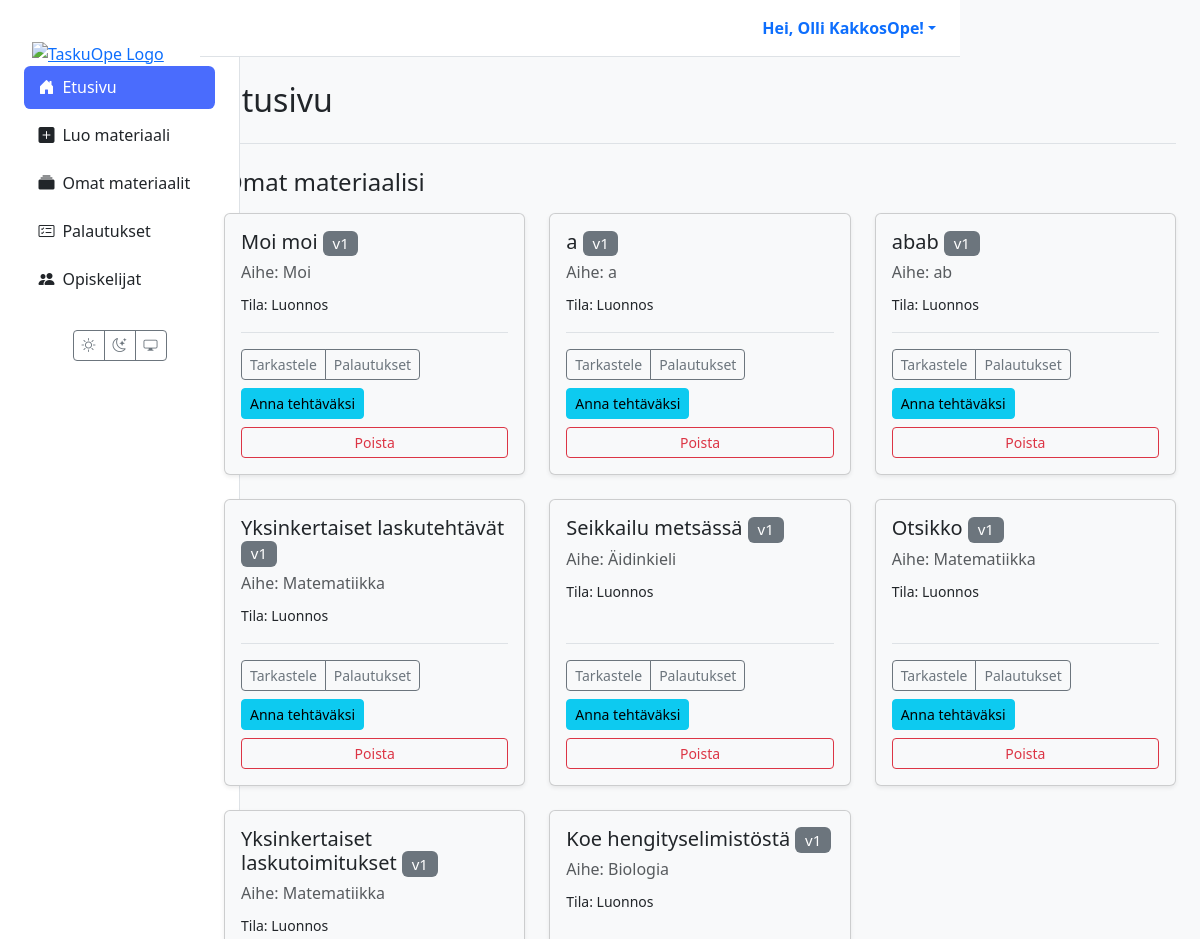
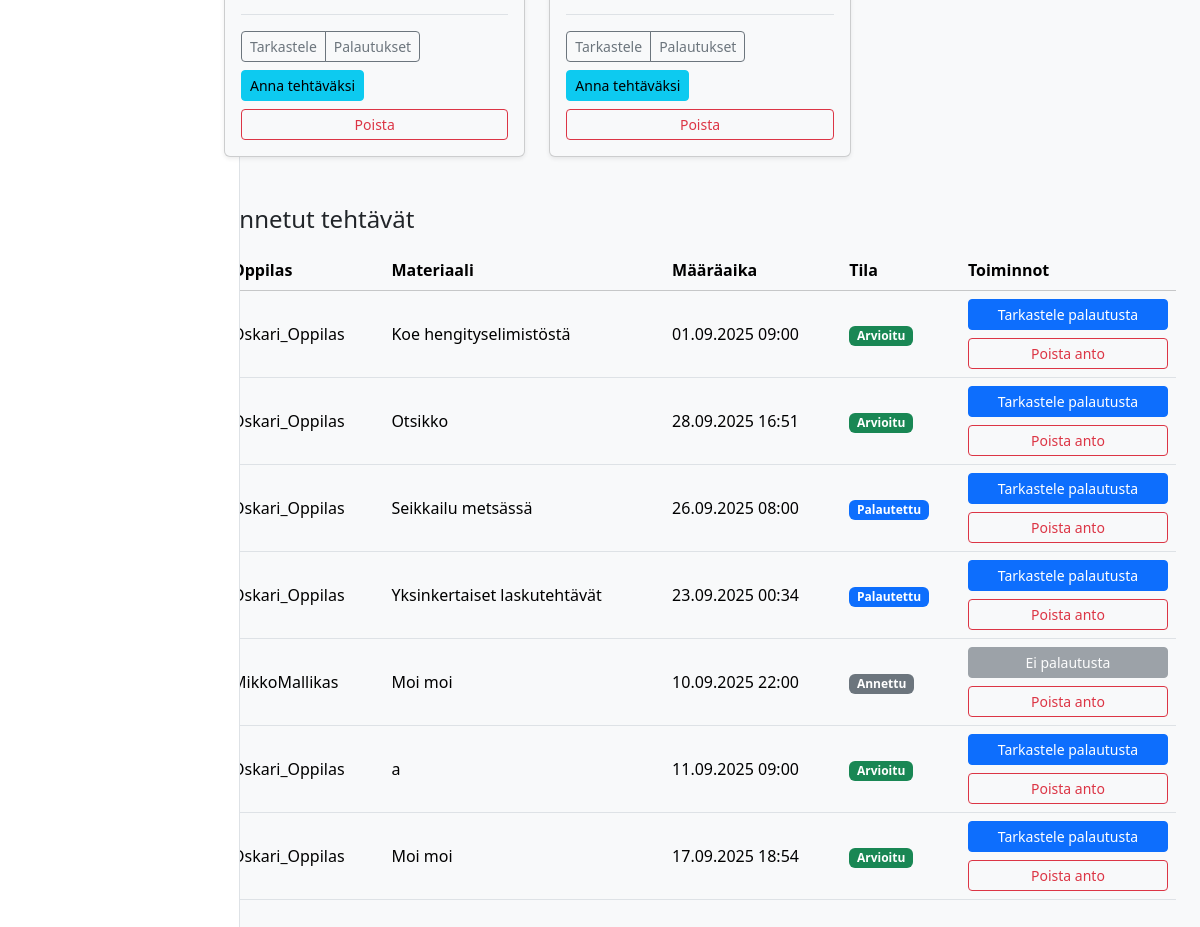
/ (signed in), run on the app's committed database (2 pictures, top to bottom).
### users/models.py (models this page shows)
class CustomUser(AbstractUser):
    class Role(models.TextChoices):
        TEACHER = 'TEACHER', 'Teacher'
        STUDENT = 'STUDENT', 'Student'
    role = models.CharField(max_length=50, choices=Role.choices, default=Role.STUDENT)
    grade_class = models.PositiveSmallIntegerField(
        verbose_name="Luokka-aste",
        null=True,  # Salli tyhjä arvo (esim. opettajat)
        blank=True, # Ei pakollinen lomakkeissa
        choices=[(i, f"{i}. luokka") for i in range(1, 10)] # Valinnat 1-9
    )

### materials/models.py (models this page shows, shortened)
class Material(models.Model):
    class MaterialType(models.TextChoices):
        TASK = 'tehtävä', _('Tehtävä')
        LEARNING_MATERIAL = 'oppimateriaali', _('Oppimateriaali')
        TEST = 'testi', _('Testi')
        EXAM = 'koe', _('Koe')
        VIDEO = 'video', _('Video')
        GAME = 'peli', _('Peli')
    class Status(models.TextChoices):
        DRAFT = 'DRAFT', _('Luonnos')
        PENDING_APPROVAL = 'PENDING', _('Odottaa hyväksyntää')
        APPROVED = 'APPROVED', _('Hyväksytty')
        REJECTED = 'REJECTED', _('Hylätty')
    GRADE_CHOICES = [(str(i), f"{i}. luokka") for i in range(1, 10)]
    id = models.UUIDField(primary_key=True, default=uuid.uuid4, editable=False)
    title = models.CharField(max_length=255, verbose_name=_("Otsikko"))
    content = models.TextField(
        verbose_name=_("Sisältö"),
        help_text=_("Raakasisältö, esim. AI:n tuottama teksti.")
    )
    structured_content = models.JSONField(
        null=True,
        blank=True,
        verbose_name=_("Jäsennelty sisältö"),
        help_text=_("Esim. monivalinnat tai tehtävän rakenne JSON-muodossa.")
    )
    material_type = models.CharField(
        max_length=50,
        choices=MaterialType.choices,
        default=MaterialType.TASK,
        verbose_name=_("Materiaalin tyyppi"),
    )
    subject = models.CharField(max_length=100, null=True, blank=True, verbose_name=_("Aine"))
    grade_level = models.CharField(
        max_length=20,
        choices=GRADE_CHOICES,
        null=True,
        blank=True,
        verbose_name=_("Luokka-aste"),
    )
    audience = models.JSONField(
        null=True,
        blank=True,
        verbose_name=_("Kohderyhmä"),
        help_text=_("Esim. {'learning_styles': ['visuaalinen'], 'languages': ['fi']}")
    )
    author = models.ForeignKey(
        settings.AUTH_USER_MODEL,
        related_name='authored_materials',
        on_delete=models.CASCADE,
        limit_choices_to={'role': 'TEACHER'},
        verbose_name=_("Tekijä (opettaja)"),
    )
    prompt = models.ForeignKey(
        Prompt,
        on_delete=models.SET_NULL,
        null=True,
        blank=True,
        verbose_name=_("Kehoite"),
    )
    status = models.CharField(
        max_length=50,
        choices=Status.choices,
        default=Status.DRAFT,
        verbose_name=_("Tila"),
    )
    version = models.IntegerField(default=1, verbose_name=_("Versio"))
    parent = models.ForeignKey(
        'self',
        on_delete=models.SET_NULL,
        null=True,
        blank=True,
        related_name='versions',
        verbose_name=_("Edellinen versio"),
    )
    created_at = models.DateTimeField(auto_now_add=True, verbose_name=_("Luotu"))
    updated_at = models.DateTimeField(auto_now=True, verbose_name=_("Päivitetty"))
    class Meta:
        verbose_name = _("Materiaali")
        verbose_name_plural = _("Materiaalit")

class Assignment(models.Model):
    class Status(models.TextChoices):
        ASSIGNED = "ASSIGNED", _("Annettu")
        IN_PROGRESS = "IN_PROGRESS", _("Kesken")
        SUBMITTED = "SUBMITTED", _("Palautettu")
        GRADED = "GRADED", _("Arvioitu")
    id = models.UUIDField(primary_key=True, default=uuid.uuid4, editable=False)
    material = models.ForeignKey(Material, on_delete=models.CASCADE, verbose_name=_("Materiaali"))
    student = models.ForeignKey(
        settings.AUTH_USER_MODEL,
        related_name='assignments',
        on_delete=models.CASCADE,
        limit_choices_to={'role': 'STUDENT'},
        verbose_name=_("Oppilas"),
    )
    assigned_by = models.ForeignKey(
        settings.AUTH_USER_MODEL,
        related_name='assigned_tasks',
        on_delete=models.CASCADE,
        limit_choices_to={'role': 'TEACHER'},
        verbose_name=_("Antanut opettaja"),
    )
    due_at = models.DateTimeField(null=True, blank=True, verbose_name=_("Määräaika"))
    status = models.CharField(max_length=20, choices=Status.choices, default=Status.ASSIGNED, verbose_name=_("Tila"))
    draft_response = models.TextField(blank=True, null=True, verbose_name=_("Luonnosvastaus"))
    created_at = models.DateTimeField(auto_now_add=True, verbose_name=_("Luotu"))
    class Meta:
        constraints = [
            models.UniqueConstraint(fields=['material', 'student'], name='unique_assignment_per_student'),
        ]
        indexes = [
            models.Index(fields=['status']),
            models.Index(fields=['due_at']),
            models.Index(fields=['student']),
            models.Index(fields=['assigned_by']),
        ]
        verbose_name = _("Tehtävänanto")
        verbose_name_plural = _("Tehtävänannot")

### materials/views.py (the view, shortened to what this page needs)
# urls.py: path("", views.dashboard_view, name='dashboard'),
@login_required(login_url='kirjaudu')
def dashboard_view(request):
    user = request.user
    if user.role == 'TEACHER':
        materials = Material.objects.filter(author=user)
        assignments = (
            Assignment.objects
            .filter(assigned_by=user)
            .select_related('material', 'student')
            .order_by('-created_at')
        )
        context = {'materials': materials, 'assignments': assignments}
        return render(request, 'dashboard/teacher.html', context)
    return redirect('kirjaudu')

### templates/dashboard/teacher.html (shortened to what this page needs)
{% extends 'partials/base.html' %}
{% load static %}
{% block extra_css %}
<link rel="stylesheet" href="{% static 'css/tasks.css' %}">
{% endblock %}
{% block content %}
<div class="container-fluid">
  <div class="mb-4 border-bottom pb-3">
    <h1 class="h2">Etusivu</h1>
  </div>
  <section class="materials-list mb-5">
    <h2 class="h4 mb-3">Omat materiaalisi</h2>
    <div class="row row-cols-1 row-cols-md-2 row-cols-xl-3 g-4">
      {% for m in materials %}
      <div class="col">
        <div class="card h-100 shadow-sm">
          <div class="card-body d-flex flex-column">
            <h5 class="card-title">
              {{ m.title }} <span class="badge bg-secondary fw-normal">v{{ m.version }}</span>
            </h5>
            <p class="card-subtitle mb-2 text-muted">Aihe: {{ m.subject|default:'Ei määritelty' }}</p>
            <p class="card-text"><small>Tila: {{ m.get_status_display }}</small></p>
            <div class="mt-auto pt-3 border-top">
              <div class="d-flex justify-content-between align-items-center flex-wrap gap-2">
                <div class="btn-group">
                  <a class="btn btn-sm btn-outline-secondary" href="{% url 'material_detail' material_id=m.id %}">Tarkastele</a>
                  <a class="btn btn-sm btn-outline-secondary" href="{% url 'view_submissions' material_id=m.id %}">Palautukset</a>
                </div>
                <a class="btn btn-sm btn-info" href="{% url 'assign_material' material_id=m.id %}">Anna tehtäväksi</a>
              </div>
              <div class="d-grid mt-2">
                <button type="button"
                        class="btn btn-sm btn-outline-danger"
                        data-bs-toggle="modal"
                        data-bs-target="#confirmDeleteModal"
                        data-title="{{ m.title }}"
                        data-action="{% url 'delete_material' material_id=m.id %}">
                  Poista
                </button>
              </div>
            </div>
          </div>
        </div>
      </div>
      {% endfor %}
    </div>
  </section>
  <section class="assignments-list" id="annetut-tehtavat">
    <h2 class="h4 mb-3">Annetut tehtävät</h2>
    <table class="table table-hover align-middle tasks">
      <thead class="table-light">
        <tr>
          <th scope="col">Oppilas</th>
          <th scope="col">Materiaali</th>
          <th scope="col">Määräaika</th>
          <th scope="col">Tila</th>
          <th scope="col">Toiminnot</th>
        </tr>
      </thead>
      <tbody>
        {% for assignment in assignments %}
        <tr>
          <td data-label="Oppilas">{{ assignment.student.get_full_name|default:assignment.student.username }}</td>
          <td data-label="Materiaali">{{ assignment.material.title }}</td>
          <td data-label="Määräaika">{{ assignment.due_at|date:"d.m.Y H:i"|default:"-" }}</td>
          <td data-label="Tila">
            <span class="badge
              {% if assignment.status == 'GRADED' %}bg-success
              {% elif assignment.status == 'SUBMITTED' %}bg-primary
              {% elif assignment.status == 'IN_PROGRESS' %}bg-warning text-dark
              {% else %}bg-secondary{% endif %}">
              {{ assignment.get_status_display }}
            </span>
          </td>
          <td data-label="Toiminnot" class="d-grid gap-2">
            {% with sub=assignment.submissions.last %}
              {% if sub %}
                <a class="btn btn-sm btn-primary" href="{% url 'grade_submission' submission_id=sub.id %}">
                  Tarkastele palautusta
                </a>
              {% else %}
                <button class="btn btn-sm btn-secondary" disabled>Ei palautusta</button>
              {% endif %}
            {% endwith %}
            <button type="button"
                    class="btn btn-sm btn-outline-danger"
                    data-bs-toggle="modal"
                    data-bs-target="#confirmUnassignModal"
                    data-title="{{ assignment.material.title }} – {{ assignment.student.get_full_name|default:assignment.student.username }}"
                    data-action="{% url 'unassign' assignment_id=assignment.id %}">
              Poista anto
            </button>
          </td>
        </tr>
        {% empty %}
        <tr>
          <td colspan="5" class="text-center">
            <div class="alert alert-secondary mb-0">Et ole vielä antanut yhtään tehtävää.</div>
          </td>
        </tr>
        {% endfor %}
      </tbody>
    </table>
  </section>
</div>
{% endblock %}

### templates/partials/base.html (shortened to what this page needs)
{% load static %}
<!DOCTYPE html>
<html lang="fi" data-bs-theme="light">
<head>
  <link href="https://cdn.jsdelivr.net/npm/bootstrap@5.3.2/dist/css/bootstrap.min.css" rel="stylesheet">
  <link rel="stylesheet" href="https://cdn.jsdelivr.net/npm/bootstrap-icons@1.11.3/font/bootstrap-icons.min.css">
  <link rel="stylesheet" href="{% static 'css/style.css' %}">
  {% block extra_css %}{% endblock %}
</head>
<body>
  <div class="container-fluid">
    <div class="row g-0">
      <aside class="col-lg-2 d-none d-lg-flex sidebar position-fixed flex-column h-100">
        <div class="flex-column w-100">
          <a href="{% url 'dashboard' %}" class="px-3 pt-3 d-block">
            <img src="{% static 'images/logo1.png' %}" alt="TaskuOpe Logo" class="img-fluid">
          </a>
          {% with nm=request.resolver_match.url_name %}
          <nav class="nav nav-pills flex-column mb-4 px-2">
            <a href="{% url 'dashboard' %}" class="nav-link {% if nm == 'dashboard' %}active{% endif %}">
              <i class="bi bi-house-door-fill me-2"></i>Etusivu
            </a>
            {% if request.user.is_authenticated and request.user.role == 'STUDENT' %}
              <a href="{% url 'student_assignments' %}" class="nav-link {% if nm == 'student_assignments' %}active{% endif %}">
                <i class="bi bi-list-check me-2"></i>Omat tehtävät
              </a>
              <a href="{% url 'student_grades' %}" class="nav-link {% if nm == 'student_grades' %}active{% endif %}">
                <i class="bi bi-award me-2"></i>Palautukset & arvioinnit
              </a>
            {% elif request.user.is_authenticated and request.user.role == 'TEACHER' %}
              <a href="{% url 'create_material' %}" class="nav-link {% if nm == 'create_material' %}active{% endif %}">
                <i class="bi bi-plus-square-fill me-2"></i>Luo materiaali
              </a>
              <a href="{% url 'material_list' %}" class="nav-link {% if nm == 'material_list' %}active{% endif %}">
                <i class="bi bi-collection-fill me-2"></i>Omat materiaalit
              </a>
              <a href="{% url 'view_all_submissions' %}" class="nav-link {% if nm == 'view_all_submissions' %}active{% endif %}">
                <i class="bi bi-card-checklist me-2"></i>Palautukset
              </a>
                  <a href="{% url 'teacher_student_list' %}" class="nav-link {% if nm == 'teacher_student_list' %}active{% endif %}">
                    <i class="bi bi-people-fill me-2"></i>Opiskelijat
                  </a>
                  {% endif %}
              </nav>
          {% endwith %}
          <div class="mt-auto text-center pb-3">
            <div class="btn-group">
              <button id="theme-light" class="btn btn-outline-secondary btn-sm" aria-label="Vaalea teema"><i class="bi bi-sun"></i></button>
              <button id="theme-dark" class="btn btn-outline-secondary btn-sm" aria-label="Tumma teema"><i class="bi bi-moon-stars"></i></button>
              <button id="theme-system" class="btn btn-outline-secondary btn-sm" aria-label="Järjestelmän teema"><i class="bi bi-display"></i></button>
            </div>
          </div>
        </div>
      </aside>
      <main class="col-lg-10 ms-auto main-content">
        <header class="main-header d-none d-lg-flex justify-content-end align-items-center px-4 py-3">
          <div class="dropdown">
            <a href="#" class="d-flex align-items-center text-decoration-none dropdown-toggle" data-bs-toggle="dropdown">
              <strong>Hei, {{ user.get_full_name|default:user.username }}!</strong>
            </a>
          </div>
        </header>
        <div class="p-4 page-content-wrapper">
          {% block content %}{% endblock %}
        </div>
      </main>
    </div>
  </div>
</body>
</html>

### TaskuOpe/static/css/style.css (style rules this page uses)
[data-bs-theme="light"] { --bg-color: #f8f9fa; --card-bg-color: #ffffff; --text-color: #212529; --border-color: #dee2e6; --bs-body-bg: var(--bg-color); --bs-body-color: var(--text-color); --bs-border-color: var(--border-color); --bs-card-bg: var(--card-bg-color); }
.sidebar { background-color: var(--card-bg-color); border-right: 1px solid var(--border-color); min-height: 100vh; width: 240px; padding: 1.5rem 1rem; display: flex; flex-direction: column; }
.sidebar .nav-link { color: var(--text-color); font-weight: 500; padding: 0.6rem 0.9rem; border-radius: 0.4rem; margin-bottom: 0.3rem; transition: background 0.2s; }
.sidebar .nav-link.active { background-color: #4a6cfd; color: #fff; }
.main-header { background-color: var(--card-bg-color); color: var(--text-color); border-bottom: 1px solid var(--border-color); padding: 0.75rem 1.5rem; }
.card { max-width: 100%; box-sizing: border-box; }
.card { transition: transform .12s ease, box-shadow .12s ease; }
@media (min-width: 992px) { .row > .sidebar { width: 240px; } }
@media (min-width: 992px) { main.main-content { margin-left: 240px; padding-left: 0; } }
:root { --sidebar-w: 240px; }
@media (min-width: 992px) { .container-fluid { padding-left: 0; padding-right: 0; } }
@media (min-width: 992px) { .sidebar { top: 0; left: 0; width: var(--sidebar-w); } }
@media (min-width: 992px) { main.main-content { margin-left: var(--sidebar-w); } }
@media (min-width: 992px) { .main-header { position: sticky; top: 0; z-index: 1030; width: calc(100% - var(--sidebar-w)); } }
.main-content .page-content-wrapper { padding-top: 60px; }
@media (min-width: 992px) { .sidebar { position: fixed; top: 0; left: 0; width: 240px; height: 100vh; } }
@media (min-width: 992px) { .main-content { margin-left: 240px; } }
@media (min-width: 992px) { .main-content .page-content-wrapper { padding-top: 0; } }

### TaskuOpe/static/css/tasks.css (style rules this page uses)
.tasks { width: 100%; }

### data on the page
CustomUser: get_full_name "Olli KakkosOpe"
Material: title "Moi moi", version "1", subject "Moi", status "Luonnos"
Material: title "a", version "1", subject "a", status "Luonnos"
Material: title "abab", version "1", subject "ab", status "Luonnos"
Material: title "Yksinkertaiset laskutehtävät", version "1", subject "Matematiikka", status "Luonnos"
Material: title "Seikkailu metsässä", version "1", subject "Äidinkieli", status "Luonnos"
Material: title "Otsikko", version "1", subject "Matematiikka", status "Luonnos"
Material: title "Yksinkertaiset laskutoimitukset", version "1", subject "Matematiikka", status "Luonnos"
Material: title "Koe hengityselimistöstä", version "1", subject "Biologia", status "Luonnos"
Assignment: student.get_full_name "Oskari_Oppilas", material "Koe hengityselimistöstä", due_at "01.09.2025 09:00", status "Arvioitu", shows "Tarkastele palautusta"
Assignment: student.get_full_name "Oskari_Oppilas", material "Otsikko", due_at "28.09.2025 16:51", status "Arvioitu", shows "Tarkastele palautusta"
Assignment: student.get_full_name "Oskari_Oppilas", material "Seikkailu metsässä", due_at "26.09.2025 08:00", status "Palautettu", shows "Tarkastele palautusta"
Assignment: student.get_full_name "Oskari_Oppilas", material "Yksinkertaiset laskutehtävät", due_at "23.09.2025 00:34", status "Palautettu", shows "Tarkastele palautusta"
Assignment: student.get_full_name "MikkoMallikas", material "Moi moi", due_at "10.09.2025 22:00", status "Annettu", shows "Ei palautusta"
Assignment: student.get_full_name "Oskari_Oppilas", material "a", due_at "11.09.2025 09:00", status "Arvioitu", shows "Tarkastele palautusta"
Assignment: student.get_full_name "Oskari_Oppilas", material "Moi moi", due_at "17.09.2025 18:54", status "Arvioitu", shows "Tarkastele palautusta"
